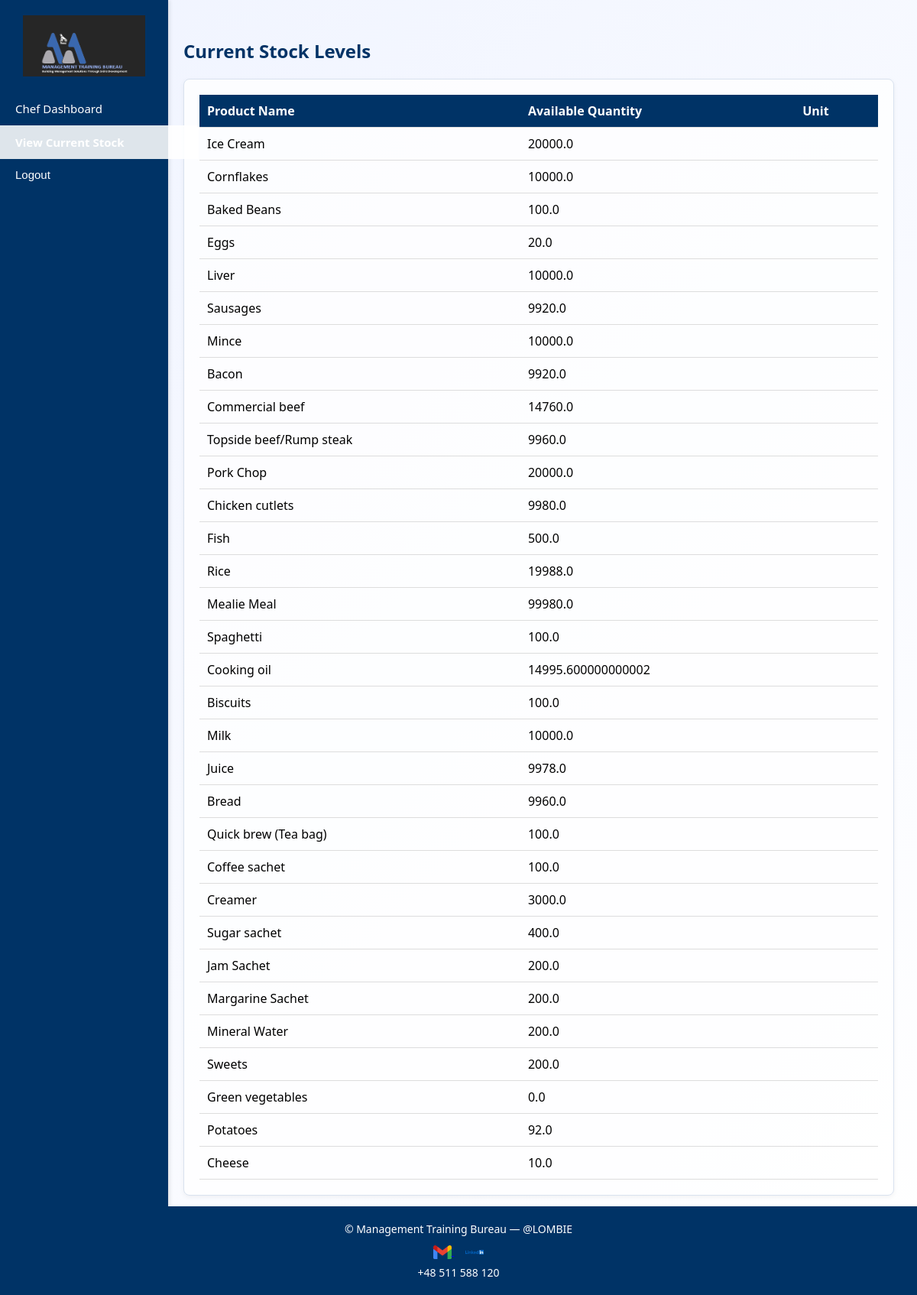
The app's page /view-current-stock/ with its own data.
### system/models.py (models this page shows, shortened)
class StockItem(models.Model):
    UNIT_CHOICES = [
        ('kg', 'Kilograms'),
        ('pcs', 'Pieces'),
        ('ltr', 'Liters'),
        ('g', 'Grams'),
    ]
    product_name = models.CharField(max_length=100)
    product_id = models.CharField(max_length=50, unique=True)
    available_quantity = models.FloatField(default=0)
    unit_of_measurement = models.CharField(max_length=10, choices=UNIT_CHOICES)
    unit_price = models.DecimalField(max_digits=8, decimal_places=2, null=True, blank=True)

### system/views.py (the view)
# urls.py: path('view-current-stock/', views.view_current_stock, name='view_current_stock'),
def view_current_stock(request):
    stock = StockItem.objects.all()
    return render(request, 'chef_view_stock.html', {'stock': stock})

### templates/chef_view_stock.html (shortened to what this page needs)
<!DOCTYPE html>
<html>
<head>
    {% load static %}
</head>
<body>
<div class="page-wrapper">
    <div class="sidebar">
        <img src="{% static 'images/company_logo.png' %}" alt="Company Logo">
        <a href="{% url 'chef_dashboard' %}">Chef Dashboard</a>
        <a href="{% url 'view_current_stock' %}" class="active">View Current Stock</a>
        <form method="POST" action="{% url 'logout' %}">
            <button type="submit" class="logout-btn">Logout</button>
        </form>
    </div>
    <div class="main-content">
        <h2>Current Stock Levels</h2>
        <div class="card">
            {% if stock %}
                <table>
                    <thead>
                        <tr>
                            <th>Product Name</th>
                            <th>Available Quantity</th>
                            <th>Unit</th>
                        </tr>
                    </thead>
                    <tbody>
                        {% for item in stock %}
                        <tr>
                            <td>{{ item.product_name }}</td>
                            <td>{{ item.available_quantity }}</td>
                            <td>{{ item.unit_of_measure }}</td>
                        </tr>
                        {% endfor %}
                    </tbody>
                </table>
            {% else %}
                <p>No stock data available.</p>
            {% endif %}
        </div>
    </div>
</div>
<div class="footer">
    © {{ year }} Management Training Bureau — @LOMBIE<br>
    <div style="margin-top: 10px;">
        <a href="mailto:matthewirksl04@gmail.com" title="Email" style="margin-right: 15px;">
            <img src="{% static 'images/Gmail_icon_.svg.png' %}" alt="Gmail" style="width: 24px; vertical-align: middle;">
        </a>
        <a href="https://www.linkedin.com/in/-matthew-irk--93134530a/" target="_blank" title="LinkedIn">
            <img src="{% static 'images/LinkedIn.svg.png' %}" alt="LinkedIn" style="width: 24px; vertical-align: middle;">
        </a>
    </div>
    <div style="margin-top: 8px;">
        +48 511 588 120
    </div>
</div>
</body>
</html>

### templates/chef_view_stock.html (style rules this page uses)
html, body { height: 100%; margin: 0; font-family: 'Segoe UI', Tahoma, Geneva, Verdana, sans-serif; background: linear-gradient(135deg, #f0f4ff, #ffffff); }
.page-wrapper { display: flex; min-height: 100vh; }
.sidebar { width: 220px; background-color: #003366; color: #fff; padding-top: 20px; position: fixed; left: 0; top: 0; bottom: 0; box-shadow: 2px 0 5px rgba(0, 0, 0, 0.1); }
.sidebar img { height: 80px; display: block; margin: 0 auto 20px; }
.sidebar a, .logout-btn { display: block; padding: 12px 20px; color: #fff; text-decoration: none; font-weight: 500; border-bottom: 1px solid rgba(100, 6, 6, 0.94); transition: background-color 0.3s ease; background: none; border: none; text-align: left; width: 100%; font-size: 15px; cursor: pointer; }
.sidebar a:hover, .sidebar a.active, .logout-btn:hover { background-color: rgba(255, 255, 255, 0.87); font-weight: bold; padding: 12px 20px; width: 220px; }
.main-content { margin-left: 210px; padding: 30px; flex: 1; margin-bottom: 80px; }
.card { background-color: #ffffffcc; border: 1px solid #d9e2ef; padding: 20px; border-radius: 8px; box-shadow: 0 2px 6px rgba(0, 0, 0, 0.05); margin-bottom: 20px; }
h2, h3 { color: #003366; }
table { width: 100%; border-collapse: collapse; }
th, td { padding: 10px; text-align: left; border-bottom: 1px solid #ddd; }
th { background-color: #003366; color: white; }
.footer { background-color: #003366; color: white; text-align: center; padding: 20px 0; font-size: 14px; left: 0; bottom: 0; width: 100%; position: fixed; }

### records on screen
StockItem: product_name "Ice Cream", available_quantity "20000.0"
StockItem: product_name "Cornflakes", available_quantity "10000.0"
StockItem: product_name "Baked Beans", available_quantity "100.0"
StockItem: product_name "Eggs", available_quantity "20.0"
StockItem: product_name "Liver", available_quantity "10000.0"
StockItem: product_name "Sausages", available_quantity "9920.0"
StockItem: product_name "Mince", available_quantity "10000.0"
StockItem: product_name "Bacon", available_quantity "9920.0"
StockItem: product_name "Commercial beef", available_quantity "14760.0"
StockItem: product_name "Topside beef/Rump steak", available_quantity "9960.0"
StockItem: product_name "Pork Chop", available_quantity "20000.0"
StockItem: product_name "Chicken cutlets", available_quantity "9980.0"
StockItem: product_name "Fish", available_quantity "500.0"
StockItem: product_name "Rice", available_quantity "19988.0"
StockItem: product_name "Mealie Meal", available_quantity "99980.0"
StockItem: product_name "Spaghetti", available_quantity "100.0"
StockItem: product_name "Cooking oil", available_quantity "14995.600000000002"
StockItem: product_name "Biscuits", available_quantity "100.0"
StockItem: product_name "Milk", available_quantity "10000.0"
StockItem: product_name "Juice", available_quantity "9978.0"
StockItem: product_name "Bread", available_quantity "9960.0"
StockItem: product_name "Quick brew (Tea bag)", available_quantity "100.0"
StockItem: product_name "Coffee sachet", available_quantity "100.0"
StockItem: product_name "Creamer", available_quantity "3000.0"
StockItem: product_name "Sugar sachet", available_quantity "400.0"
StockItem: product_name "Jam Sachet", available_quantity "200.0"
StockItem: product_name "Margarine Sachet", available_quantity "200.0"
StockItem: product_name "Mineral Water", available_quantity "200.0"
StockItem: product_name "Sweets", available_quantity "200.0"
StockItem: product_name "Green vegetables", available_quantity "0.0"
StockItem: product_name "Potatoes", available_quantity "92.0"
StockItem: product_name "Cheese", available_quantity "10.0"
